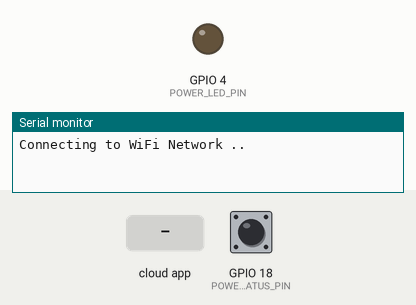
The sketch below on a simulated ESP32. On the bench: output pins drawn as LEDs (lit = HIGH), the last lines printed to the serial monitor. The test bench sets the inputs (shaded band); at power-on: GPIO 18 (POWER_STATUS_PIN) HIGH. WiFi joins after 1.5 s; servers stay silent unless stated; pins used as bus, display or sensor lines are not drawn.

Above: at 1.2 s.
1.3 s: the phone or cloud app sets PC to 64
At 2.5 s:
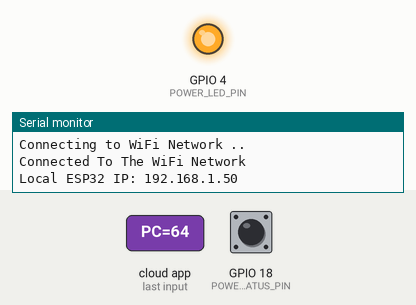
Timing chart, 0 to 4.3 s (numbered marks = the images above; inputs shaded):
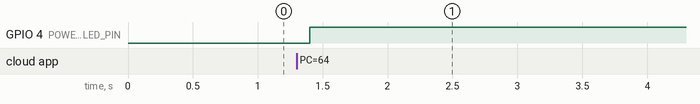

The sketch:

main.ino
```cpp
#include <WiFi.h>
#include <Espalexa.h>

#define POWER_SWITCH_PIN 2 // Pin to control the power switch
#define POWER_LED_PIN 4    // Pin connected to the PC's power LED
#define POWER_STATUS_PIN 18 // Pin connected to the optocoupler's collector to read power status


const char* ssid = "YOUR WIFI SSID";
const char* password = "YOUR WIFI PASSWORD";


Espalexa espalexa;

// Event handler for successful WiFi connection
void ConnectedToAP_Handler(WiFiEvent_t wifi_event, WiFiEventInfo_t wifi_info) {
  Serial.println("Connected To The WiFi Network");
}

// Event handler for receiving an IP address from DHCP
void GotIP_Handler(WiFiEvent_t wifi_event, WiFiEventInfo_t wifi_info) {
  Serial.print("Local ESP32 IP: ");
  Serial.println(WiFi.localIP());
}

// Event handler for WiFi disconnection event
void WiFi_Disconnected_Handler(WiFiEvent_t wifi_event, WiFiEventInfo_t wifi_info) {
  Serial.println("Disconnected From WiFi Network");
  // Attempt Re-Connection
  WiFi.begin(ssid, password);
}

void setup() {
  // Set pin modes for optocoupler pins
  pinMode(POWER_SWITCH_PIN, OUTPUT);
  pinMode(POWER_LED_PIN, OUTPUT);
  pinMode(POWER_STATUS_PIN, INPUT_PULLUP); // Enable internal pull-up resistor

  // Start serial communication at 115200 baud rate
  Serial.begin(115200);

  // Set up WiFi connection
  WiFi.mode(WIFI_STA); // Set WiFi mode to station (client)
  WiFi.onEvent(ConnectedToAP_Handler, ARDUINO_EVENT_WIFI_STA_CONNECTED); // Register event handler for connected event
  WiFi.onEvent(GotIP_Handler, ARDUINO_EVENT_WIFI_STA_GOT_IP); // Register event handler for got IP event
  WiFi.onEvent(WiFi_Disconnected_Handler, ARDUINO_EVENT_WIFI_STA_DISCONNECTED); // Register event handler for disconnected event
  WiFi.begin(ssid, password); // Begin connection to WiFi network
  Serial.println("Connecting to WiFi Network ..");

  // Add Alexa device and define callback function for control commands
  espalexa.addDevice("PC", powerControlCallback);

  // Start Espalexa service to listen for Alexa commands
  espalexa.begin();
}

void loop() {
  // Handle any incoming Alexa commands
  espalexa.loop();
}

// Callback function to control power state via Alexa command
void powerControlCallback(EspalexaDevice* device) {
  bool deviceState = device->getValue(); // Get desired state from Alexa command
  bool powerStatus = !digitalRead(POWER_STATUS_PIN); // Read current power status (inverted logic)
  // If Alexa command is ON and PC is currently OFF, toggle power switch to turn ON PC
  if (deviceState && !powerStatus) {
    digitalWrite(POWER_SWITCH_PIN, HIGH);
    delay(100); // Simulate button press for 100ms
    digitalWrite(POWER_SWITCH_PIN, LOW);
    digitalWrite(POWER_LED_PIN, HIGH); // Turn on the LED indicator

  }

   // If Alexa command is OFF and PC is currently ON, toggle power switch to turn OFF PC
   else if (!deviceState && powerStatus) {
    digitalWrite(POWER_SWITCH_PIN, HIGH);
    delay(100); // Simulate button press for 100ms
    digitalWrite(POWER_SWITCH_PIN, LOW);
    digitalWrite(POWER_LED_PIN, LOW); // Turn off the LED indicator
   }
}
```

Measured:
- after the input at 1.3 s, GPIO 4 (POWER_LED_PIN): LOW → HIGH after 0.10 s
